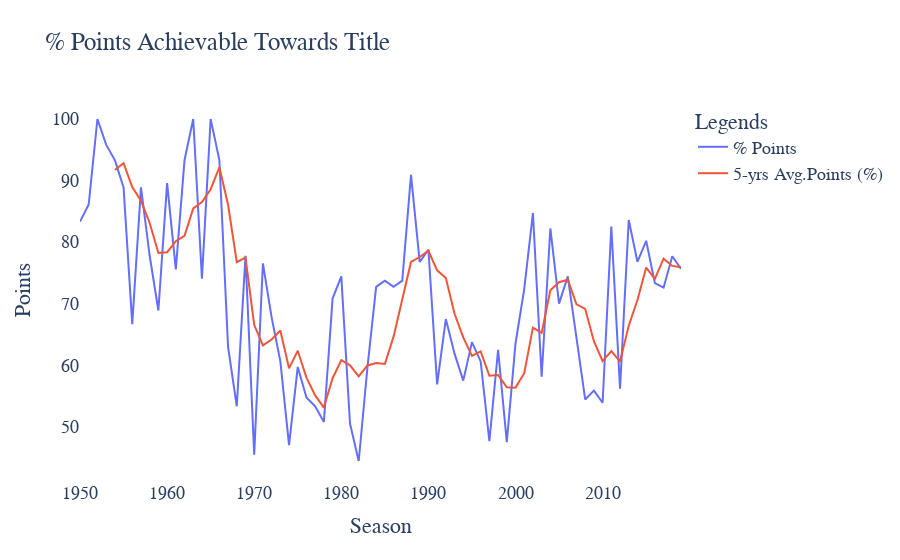

The cell this chart's notebook holds for it:
### Code cell
fig = px.line(df6, x='Season', y=['% Points','5-yrs Avg.Points (%)'],
             labels={'value':'Points','variable' : 'Legends'},
             title= '% Points Achievable Towards Title')
fig.update_layout(
    font=dict(
        family="Tw Cent",
        size=18
    )
)
fig.update_layout({
'plot_bgcolor': 'rgba(0, 0, 0, 0)',
'paper_bgcolor': 'rgba(0, 0, 0, 0)',
})
# Show plot 
fig.show()

### Figure 1 — Plotly figure (JSON) as saved in the notebook; plotly's stock layout.template omitted (floating-point values rounded to 4 significant figures)
{"data": [{"hovertemplate": "Legends=% Points<br>Season=%{x}<br>Points=%{y}<extra></extra>", "legendgroup": "% Points", "line": {"color": "#636efa", "dash": "solid"}, "mode": "lines", "name": "% Points", "orientation": "v", "showlegend": true, "type": "scatter", "x": [1950, 1951, 1952, 1953, 1954, 1955, 1956, 1957, 1958, 1959, 1960, 1961, 1962, 1963, 1964, 1965, 1966, 1967, 1968, 1969, 1970, 1971, 1972, 1973, 1974, 1975, 1976, 1977, 1978, 1979, 1980, 1981, 1982, 1983, 1984, 1985, 1986, 1987, 1988, 1989, 1990, 1991, 1992, 1993, 1994, 1995, 1996, 1997, 1998, 1999, 2000, 2001, 2002, 2003, 2004, 2005, 2006, 2007, 2008, 2009, 2010, 2011, 2012, 2013, 2014, 2015, 2016, 2017, 2018, 2019], "xaxis": "x", "y": [83.33, 86.11, 100, 95.83, 93.33, 88.89, 66.67, 88.89, 77.78, 68.89, 89.58, 75.56, 93.33, 100, 74.07, 100, 93.33, 62.96, 53.33, 77.78, 45.46, 76.54, 67.78, 60.68, 47.01, 59.72, 54.76, 53.33, 50.79, 70.83, 74.44, 50.5, 44.44, 59.6, 72.73, 73.74, 72.73, 73.74, 90.91, 76.77, 78.79, 56.88, 67.5, 61.88, 57.5, 63.75, 60.62, 47.65, 62.5, 47.5, 63.53, 72.35, 84.71, 58.12, 82.22, 70, 74.44, 64.71, 54.44, 55.88, 53.9, 82.53, 56.2, 83.58, 76.8, 80.21, 73.33, 72.6, 77.71, 75.64], "yaxis": "y"}, {"hovertemplate": "Legends=5-yrs Avg.Points (%)<br>Season=%{x}<br>Points=%{y}<extra></extra>", "legendgroup": "5-yrs Avg.Points (%)", "line": {"color": "#EF553B", "dash": "solid"}, "mode": "lines", "name": "5-yrs Avg.Points (%)", "orientation": "v", "showlegend": true, "type": "scatter", "x": [1950, 1951, 1952, 1953, 1954, 1955, 1956, 1957, 1958, 1959, 1960, 1961, 1962, 1963, 1964, 1965, 1966, 1967, 1968, 1969, 1970, 1971, 1972, 1973, 1974, 1975, 1976, 1977, 1978, 1979, 1980, 1981, 1982, 1983, 1984, 1985, 1986, 1987, 1988, 1989, 1990, 1991, 1992, 1993, 1994, 1995, 1996, 1997, 1998, 1999, 2000, 2001, 2002, 2003, 2004, 2005, 2006, 2007, 2008, 2009, 2010, 2011, 2012, 2013, 2014, 2015, 2016, 2017, 2018, 2019], "xaxis": "x", "y": [null, null, null, null, 91.72, 92.83, 88.94, 86.72, 83.11, 78.22, 78.36, 80.14, 81.03, 85.47, 86.51, 88.59, 92.15, 86.07, 76.74, 77.48, 66.57, 63.21, 64.18, 65.65, 59.49, 62.35, 57.99, 55.1, 53.12, 57.89, 60.83, 59.98, 58.2, 59.96, 60.34, 60.2, 64.65, 70.51, 76.77, 77.58, 78.59, 75.42, 74.17, 68.36, 64.51, 61.5, 62.25, 58.28, 58.4, 56.4, 56.36, 58.71, 66.12, 65.24, 72.19, 73.48, 73.9, 69.9, 69.16, 63.89, 60.67, 62.29, 60.59, 66.42, 70.6, 75.86, 74.02, 77.3, 76.13, 75.9], "yaxis": "y"}], "layout": {"font": {"family": "Tw Cent", "size": 18}, "legend": {"title": {"text": "Legends"}, "tracegroupgap": 0}, "paper_bgcolor": "rgba(0, 0, 0, 0)", "plot_bgcolor": "rgba(0, 0, 0, 0)", "title": {"text": "% Points Achievable Towards Title"}, "xaxis": {"anchor": "y", "domain": [0, 1], "title": {"text": "Season"}}, "yaxis": {"anchor": "x", "domain": [0, 1], "title": {"text": "Points"}}}}
